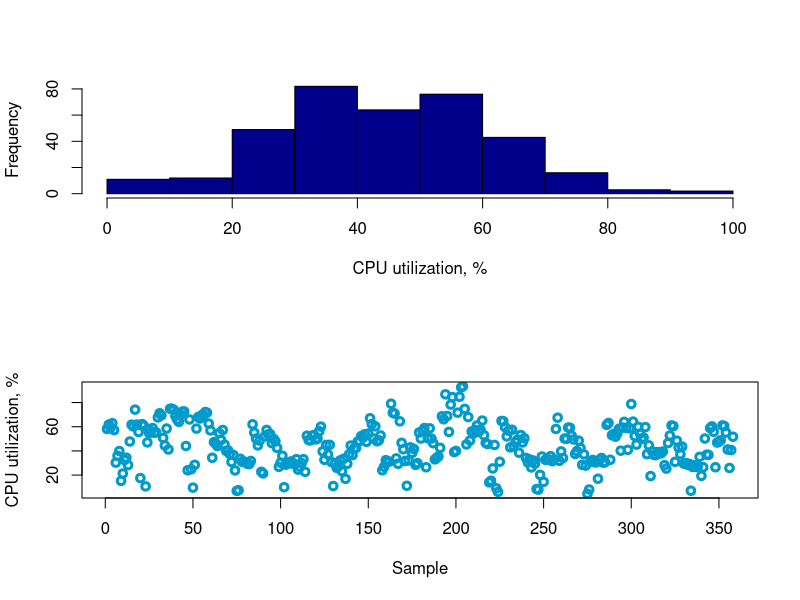

The R source for this figure:
data<-scan("results_cpu_client.dat");
pdf("cpu_usage_client.pdf");
summary(data);
par(mfrow=c(2,1))
hist(data, col="dark blue", main="", xlab="CPU utilization, %", ylab="Frequency");
#grid(lwd=2, col="black");
plot(data, col="deepskyblue3", lwd=3, xlab="Sample", ylab="CPU utilization, %");
#grid(lwd=2, col="black");
dev.off();
